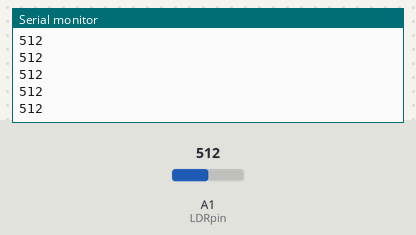
A sketch run on a simulated Arduino Uno, built with avr-gcc and run on an emulated ATmega328P. On the bench: the last lines printed to the serial monitor. The inputs (shaded band) are chosen by the test bench; at power-on: A1 (LDRpin) = 512.

Above: at 1.2 s.
1.3 s: A1 (LDRpin) set to 716
At 2.3 s:
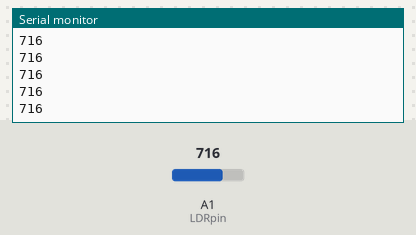
2.8 s: A1 (LDRpin) set to 900
At 3.9 s:
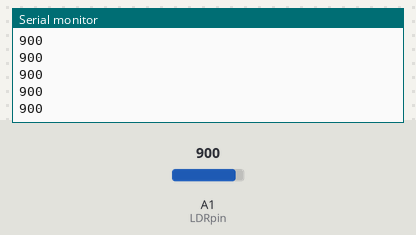
Timing chart, 0 to 5.8 s (numbered marks = the images above; inputs shaded):
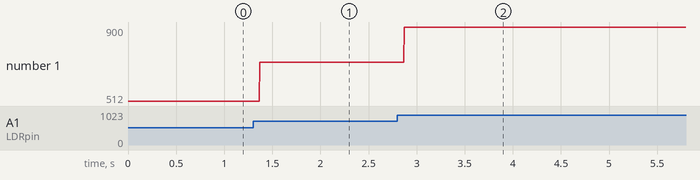

Measured:
- after the input at 1.3 s, the serial monitor: prints a new line after 0.07 s (image 1)
- after the input at 2.8 s, the serial monitor: prints a new line after 0.07 s (image 2)
- plotted number 1: 512 → 716 after the input at 1.3 s, 716 → 900 after the input at 2.8 s

The sketch:

analog_analyze.ino
```cpp
int LDRpin = 1;
int LDRval = 0;

void setup() {
  // put your setup code here, to run once:
  Serial.begin(9600);
}

void loop() {
  // put your main code here, to run repeatedly:
  LDRval = analogRead(LDRpin);
  Serial.println(LDRval);
}
```
